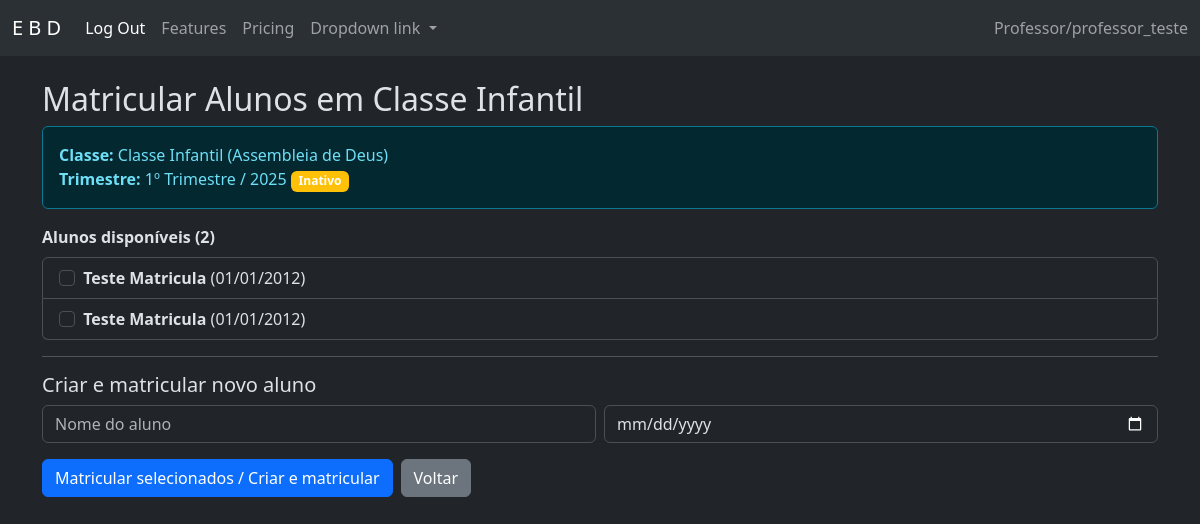
Page /alunos/matricular/8/ (signed in) on the committed database.
### base/models.py (models this page shows, shortened)
class Usuario(AbstractUser):
    ROLE_CHOICES = [
        ('superintendente', 'Superintendente'),
        ('secretario', 'Secretário'),
        ('professor', 'Professor'),
    ]
    igreja = models.ForeignKey(Igreja, on_delete=models.PROTECT, related_name="usuarios", null=True, blank=True)
    role = models.CharField("Cargo", max_length=50, choices=ROLE_CHOICES, default='professor')
    class Meta:
        verbose_name = "Usuário"
        verbose_name_plural = "Usuários"

class Classe(models.Model):
    igreja = models.ForeignKey(Igreja, on_delete=models.PROTECT, related_name="classes")
    nome = models.CharField("Nome da Classe", max_length=100)
    class Meta:
        verbose_name = "Classe"
        verbose_name_plural = "Classes"
        ordering = ["igreja", "nome"]

class Igreja(models.Model):
    nome = models.CharField("Nome da Igreja", max_length=100, unique=True)
    class Meta:
        verbose_name = "Igreja"
        verbose_name_plural = "Igrejas"
        ordering = ["nome"]

class Trimestre(models.Model):
    igreja = models.ForeignKey(Igreja, on_delete=models.PROTECT, related_name="trimestres")
    trimestre = models.CharField(max_length=50)  # 1 Trim
    ano = models.PositiveIntegerField()
    ativo = models.BooleanField(default=False)
    concluido = models.BooleanField(default=False)
    class Meta:
        verbose_name = "Trimestre"
        verbose_name_plural = "Trimestres"
        unique_together = ('igreja', 'trimestre', 'ano')
        ordering = ["-ano", "trimestre"]

class Aluno(models.Model):
    igreja = models.ForeignKey(Igreja, on_delete=models.PROTECT, related_name="alunos")
    nome = models.CharField(max_length=200)
    data_nascimento = models.DateField()
    class Meta:
        verbose_name = "Aluno"
        verbose_name_plural = "Alunos"
        ordering = ["nome"]

### base/views.py (the view, shortened to what this page needs)
# urls.py: path('alunos/matricular/', views.aluno_matricular, name='aluno_matricular'),
@user_passes_test(is_actor)
def aluno_matricular(request, classe_id=None):
    classe = get_object_or_404(Classe, id=classe_id)
    if request.user.role == 'professor':
        try:
            professor = Professor.objects.get(usuario=request.user)
            if professor.classe.id != classe.id:
                messages.error(request, 'Você só pode matricular alunos da sua classe.')
                return redirect('dashboard')
        except Professor.DoesNotExist:
            messages.error(request, 'Você não está vinculado a nenhuma classe.')
            return redirect('dashboard')
    trimestre = Trimestre.objects.filter(ativo=True).first()
    if not trimestre:
        trimestre = Trimestre.objects.filter(concluido=False).first()
        if not trimestre:
            messages.warning(request, 'Nenhum trimestre disponível. Inicie um trimestre antes de matricular alunos.')
            if request.user.role == 'superintendente':
                return redirect('periodo_iniciar')
            else:
                return redirect('dashboard')
        messages.info(request, f'Usando trimestre: {trimestre.trimestre}/{trimestre.ano}')
    if trimestre.concluido:
        messages.error(request, 'Não é possível matricular alunos em um trimestre concluído.')
        return redirect('aluno_list')
    matriculados_ids = Matricula.objects.filter(trimestre=trimestre, ativa=True).values_list('aluno_id', flat=True)
    alunos_disponiveis = Aluno.objects.exclude(id__in=matriculados_ids)
    return render(request, 'aluno_matricula_form.html', {'classe': classe, 'trimestre': trimestre, 'alunos_disponiveis': alunos_disponiveis})

### base/views.py (called while the page is built)
def is_actor(user): return user.is_authenticated and user.role in ['professor', 'secretario', 'superintendente']

### base/templates/aluno_matricula_form.html (shortened to what this page needs)
{% extends 'tela_inicial/layout_base.html' %}
{% block conteudo %}
<div class="container py-4">
  <h2>Matricular Alunos em {{ classe.nome }}</h2>
  <div class="alert alert-info" role="alert">
    <strong>Classe:</strong> {{ classe.nome }} ({{ classe.igreja.nome }})<br>
    <strong>Trimestre:</strong> {{ trimestre.trimestre }} / {{ trimestre.ano }}
    {% if not trimestre.ativo %}<span class="badge bg-warning">Inativo</span>{% else %}<span class="badge bg-success">Ativo</span>{% endif %}
  </div>
  <form method="post">
    <div class="mb-3">
      <label class="form-label"><strong>Alunos disponíveis ({{ alunos_disponiveis.count }})</strong></label>
      {% if alunos_disponiveis %}
        <div class="list-group">
          {% for aluno in alunos_disponiveis %}
            <label class="list-group-item">
              <input class="form-check-input me-1" type="checkbox" name="alunos" value="{{ aluno.id }}">
              <strong>{{ aluno.nome }}</strong> ({{ aluno.data_nascimento|date:"d/m/Y" }})
            </label>
          {% endfor %}
        </div>
      {% else %}
        <div class="alert alert-warning">Nenhum aluno disponível para matrícula.</div>
      {% endif %}
    </div>
    <hr>
    <h5 class="mt-3">Criar e matricular novo aluno</h5>
    <div class="row g-2 mb-3">
      <div class="col-md-6">
        <input type="text" name="nome" class="form-control" placeholder="Nome do aluno">
      </div>
      <div class="col-md-6">
        <input type="date" name="data_nascimento" class="form-control" placeholder="Data de nascimento">
      </div>
    </div>
    <div class="d-flex gap-2">
      <button type="submit" class="btn btn-primary" {% if trimestre.concluido %}disabled{% endif %}>Matricular selecionados / Criar e matricular</button>
      <a class="btn btn-secondary" href="{% url 'home' %}">Voltar</a>
    </div>
  </form>
</div>
{% endblock conteudo %}

### base/templates/tela_inicial/layout_base.html (shortened to what this page needs)
{% load static %}
<!doctype html>
<html lang="pt-br">
    <head>
        <link href="https://cdn.jsdelivr.net/npm/bootstrap@5.3.8/dist/css/bootstrap.min.css" rel="stylesheet">
    </head>
  <body data-bs-theme="dark">
    <nav class="navbar navbar-expand-lg bg-body-tertiary" data-bs-theme="dark">
        <div class="container-fluid">
            <a class="navbar-brand" href="{% url 'home' %}" style="cursor: pointer;">E B D</a>
            <div class="collapse navbar-collapse" id="navbarNavDropdown">
            <ul class="navbar-nav">
                <li class="nav-item">
                <form action="{% url 'logout' %}" method="post">
                    <button type="submit" class="nav-link active" aria-current="page"> Log Out </button>
                </form>
                </li>
                <li class="nav-item">
                <a class="nav-link" href="#">Features</a>
                </li>
                <li class="nav-item">
                <a class="nav-link" href="#">Pricing</a>
                </li>
                <li class="nav-item dropdown">
                <a class="nav-link dropdown-toggle" href="#" role="button" data-bs-toggle="dropdown" aria-expanded="false">
                    Dropdown link
                </a>
                </li>
            </ul>
            <span class="navbar-text ms-auto">
                {{ request.user.get_role_display }}/{{ request.user.get_full_name|default:request.user.username }}
            </span>
            </div>
        </div>
    </nav>
        <main>
            {% block conteudo %}{% endblock %}
        </main>
  </body>
</html>

### rows in the picture
Usuario: user.role "Professor", user.get_full_name "professor_teste"
Classe: nome "Classe Infantil", igreja.nome "Assembleia de Deus"
Trimestre: trimestre "1º Trimestre", ano "2025"
Aluno: nome "Teste Matricula", data_nascimento "01/01/2012"
Aluno: nome "Teste Matricula", data_nascimento "01/01/2012"

### other values in the picture
{{ alunos_disponiveis.count }} "2"
